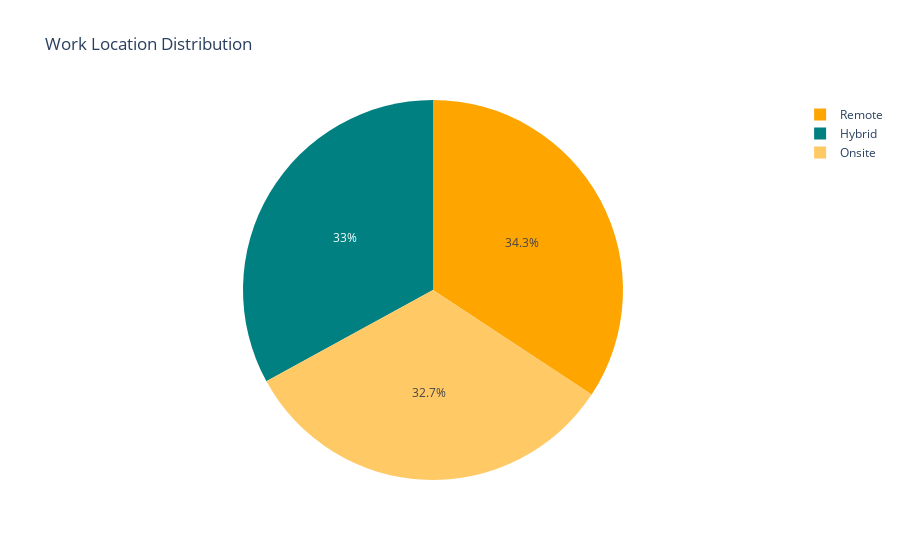

The cell this chart's notebook holds for it:
### Code cell
# Distribution of Work location
# Plotting

fig = px.pie(data, names='Work_Location', title='Work Location Distribution', color_discrete_sequence=['orange', 'teal'])
fig.show()

### Figure 1 — Plotly figure (JSON) as saved in the notebook; plotly's stock layout.template omitted (floating-point values rounded to 4 significant figures; data arrays with more than 128 entries replaced by an {"elided": "..."} marker saying what was removed)
{"data": [{"domain": {"x": [0, 1], "y": [0, 1]}, "hovertemplate": "Work_Location=%{label}<extra></extra>", "labels": {"elided": "5000 str values"}, "legendgroup": "", "name": "", "showlegend": true, "type": "pie"}], "layout": {"legend": {"tracegroupgap": 0}, "piecolorway": ["orange", "teal"], "title": {"text": "Work Location Distribution"}}}
